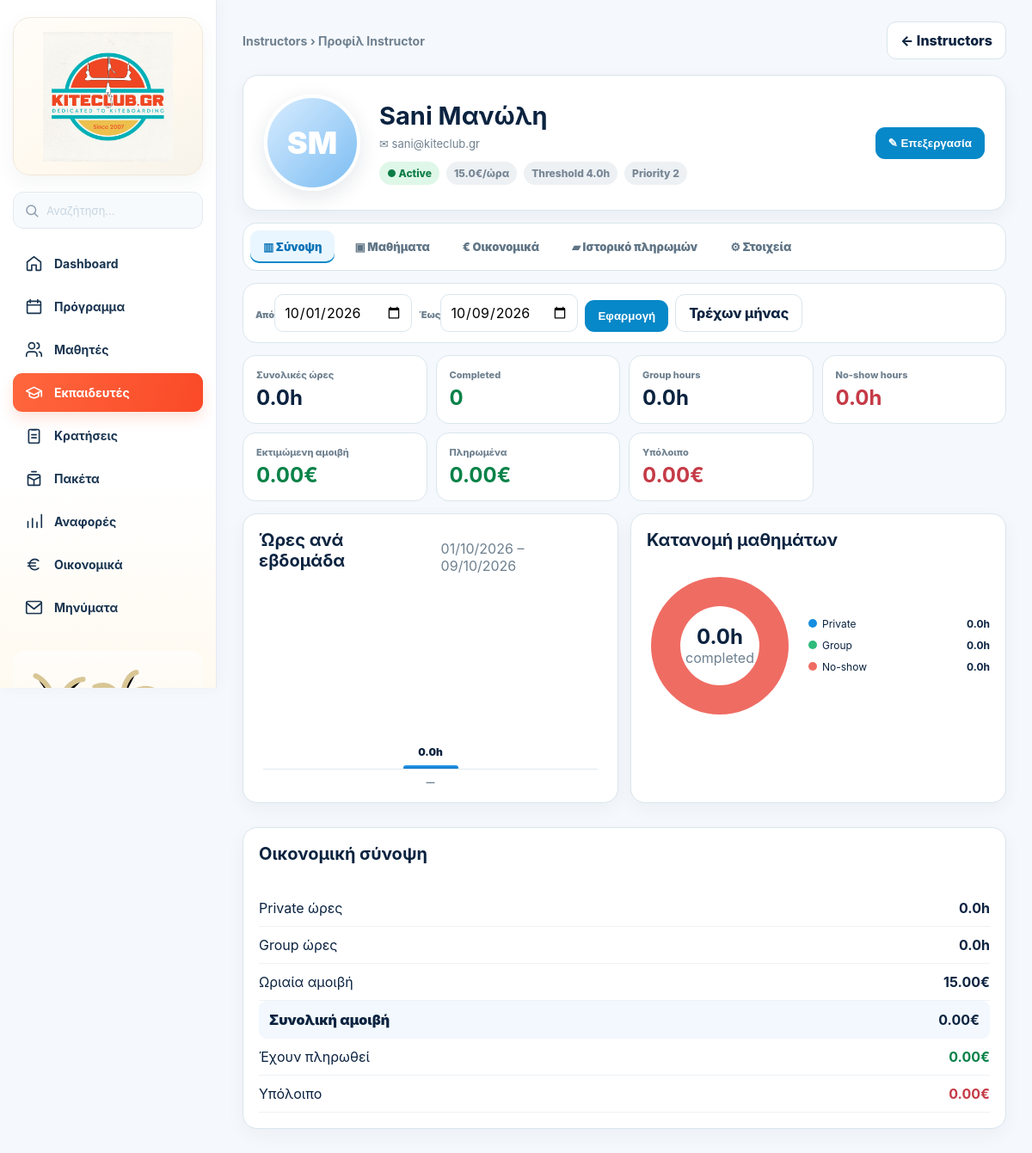
Page /admin/instructors/4 (signed in) on the committed database.
### tables this page shows
CREATE TABLE users(
      id INTEGER PRIMARY KEY, name TEXT, email TEXT UNIQUE, phone TEXT,
      role TEXT NOT NULL, password_hash TEXT NOT NULL, active INTEGER DEFAULT 1
    , profile_photo TEXT, surname TEXT, instagram TEXT);

CREATE TABLE instructors(
      user_id INTEGER PRIMARY KEY, hourly_rate REAL DEFAULT 15, priority INTEGER DEFAULT 1,
      activation_threshold REAL DEFAULT 4
    );

### app.py (the view, shortened to what this page needs)
@app.route("/admin/instructors/<int:instructor_id>", methods=["GET","POST"])
def admin_instructor_profile(instructor_id):
    u=current_user()
    if not u or u["role"]!="admin":
        return redirect(url_for("login"))
    con=db()
    inst=con.execute("""
      SELECT u.id,u.name,u.surname,u.instagram,u.email,u.phone,u.profile_photo,
             i.hourly_rate,i.activation_threshold,i.priority
      FROM users u JOIN instructors i ON i.user_id=u.id
      WHERE u.id=?
    """,(instructor_id,)).fetchone()
    if not inst:
        con.close()
        flash("Ο instructor δεν βρέθηκε.")
        return redirect(url_for("admin")+"#instructors")
    today_dt=datetime.now().date()
    default_from=today_dt.replace(day=1)
    raw_from=request.args.get("from","").strip()
    raw_to=request.args.get("to","").strip()
    try: period_from=datetime.strptime(raw_from,"%Y-%m-%d").date() if raw_from else default_from
    except ValueError: period_from=default_from
    try: period_to=datetime.strptime(raw_to,"%Y-%m-%d").date() if raw_to else today_dt
    except ValueError: period_to=today_dt
    if period_from>period_to: period_from,period_to=period_to,period_from
    pfrom=period_from.isoformat(); pto=period_to.isoformat()
    completed_hours=float(con.execute("""
      SELECT COALESCE(SUM(hours),0) h FROM instructor_hours
      WHERE instructor_id=? AND lesson_date BETWEEN ? AND ?
    """,(instructor_id,pfrom,pto)).fetchone()["h"] or 0)
    completed_lessons=int(con.execute("""
      SELECT COUNT(DISTINCT booking_id) n FROM instructor_hours
      WHERE instructor_id=? AND lesson_date BETWEEN ? AND ?
    """,(instructor_id,pfrom,pto)).fetchone()["n"] or 0)
    booking_report=con.execute("""
      SELECT b.id,b.status,b.duration,b.next_skill,sl.lesson_date,sl.start_time,sl.id slot_id,
             su.name student,su.surname student_surname,(CASE WHEN (SELECT COUNT(DISTINCT spp.skill_key) FROM student_skill_progress spp WHERE spp.student_id=su.id AND spp.status='mastered' AND spp.skill_key IN ('l1_theory','l1_trim','l1_control','l1_quick_release','l1_power_strike','l1_bodydrag','l2_control','l2_water_relaunch','l2_bodydrag','l2_self_rescue','l3_control','l3_bodydrag_downwind','l3_bodydrag_upwind','l3_bodydrag_board','l4_bodydrag','l4_waterstart','l4_keep_going','l4_upwind')) = 18 THEN 'Kiter' ELSE 'Beginner' END) AS level,
             COALESCE(day_sp.name,slot_sp.name) spot,
             (SELECT COUNT(*) FROM booking_participants bp WHERE bp.booking_id=b.id) participant_count,
             (SELECT GROUP_CONCAT(TRIM(pu.name || ' ' || COALESCE(pu.surname,'')), ' · ')
                FROM booking_participants bp2 JOIN users pu ON pu.id=bp2.student_id
               WHERE bp2.booking_id=b.id) participant_names
      FROM bookings b JOIN slots sl ON sl.id=b.slot_id
      JOIN users su ON su.id=b.student_id LEFT JOIN students st ON st.user_id=su.id
      JOIN spots slot_sp ON slot_sp.id=sl.spot_id LEFT JOIN day_spots ds ON ds.lesson_date=sl.lesson_date
      LEFT JOIN spots day_sp ON day_sp.id=ds.spot_id
      WHERE sl.instructor_id=? AND b.status NOT LIKE 'cancelled%' AND sl.lesson_date BETWEEN ? AND ?
      ORDER BY sl.lesson_date DESC,sl.start_time DESC
    """,(instructor_id,pfrom,pto)).fetchall()
    completed_report=[r for r in booking_report if r["status"]=="completed"]
    no_show_report=[r for r in booking_report if r["status"]=="no_show"]
    group_hours=float(con.execute("""
      SELECT COALESCE(SUM(x.duration),0) h FROM (
        SELECT sl.id, MAX(COALESCE(b.duration,1)) duration
        FROM slots sl JOIN bookings b ON b.slot_id=sl.id
        WHERE sl.instructor_id=? AND sl.lesson_date BETWEEN ? AND ?
          AND b.status='completed'
          AND (SELECT COUNT(*) FROM booking_participants bp WHERE bp.booking_id=b.id)>1
        GROUP BY sl.id
      ) x
    """,(instructor_id,pfrom,pto)).fetchone()["h"] or 0)
    no_show_hours=float(con.execute("""
      SELECT COALESCE(SUM(x.duration),0) h FROM (
        SELECT sl.id, MAX(COALESCE(b.duration,1)) duration
        FROM slots sl JOIN bookings b ON b.slot_id=sl.id
        WHERE sl.instructor_id=? AND sl.lesson_date BETWEEN ? AND ? AND b.status='no_show'
        GROUP BY sl.id
      ) x
    """,(instructor_id,pfrom,pto)).fetchone()["h"] or 0)
    payments=con.execute("SELECT * FROM instructor_payments WHERE instructor_id=? ORDER BY payment_date DESC,id DESC",(instructor_id,)).fetchall()
    period_payments=[r for r in payments if pfrom <= str(r["payment_date"])[:10] <= pto]
    total_earned=completed_hours*float(inst["hourly_rate"] or 0)
    total_paid=float(sum(float(r["amount"] or 0) for r in period_payments))
    balance=total_earned-total_paid
    hour_rows=con.execute("""
      SELECT lesson_date,COALESCE(SUM(hours),0) hours FROM instructor_hours
      WHERE instructor_id=? AND lesson_date BETWEEN ? AND ?
      GROUP BY lesson_date ORDER BY lesson_date
    """,(instructor_id,pfrom,pto)).fetchall()
    buckets={}
    for r in hour_rows:
        try: d=datetime.strptime(r["lesson_date"],"%Y-%m-%d").date()
        except Exception: continue
        monday=d-timedelta(days=d.weekday())
        buckets[monday]=buckets.get(monday,0.0)+float(r["hours"] or 0)
    weekly_hours=[]
    for monday,h in sorted(buckets.items()):
        sunday=monday+timedelta(days=6)
        weekly_hours.append({"label":f"{monday.strftime('%d/%m')}–{sunday.strftime('%d/%m')}","hours":round(h,1)})
    if not weekly_hours:
        weekly_hours=[{"label":"—","hours":0.0}]
    max_week=max([r["hours"] for r in weekly_hours] or [1]) or 1
    for r in weekly_hours: r["pct"]=round((r["hours"]/max_week)*100,1) if max_week else 0
    private_hours=max(0.0,completed_hours-group_hours)
    distribution=[
      {"label":"Private","hours":round(private_hours,1)},
      {"label":"Group","hours":round(group_hours,1)},
      {"label":"No-show","hours":round(no_show_hours,1)},
    ]
    con.close()
    return render_template(
      "admin_instructor_profile.html", instructor=inst,
      completed_hours=completed_hours, completed_lessons=completed_lessons,
      booking_report=booking_report, completed_report=completed_report, no_show_report=no_show_report,
      payments=payments, period_payments=period_payments,
      total_earned=total_earned,total_paid=total_paid,balance=balance,
      group_hours=group_hours,no_show_hours=no_show_hours,private_hours=private_hours,
      weekly_hours=weekly_hours,distribution=distribution,
      period_from=pfrom,period_to=pto,today=today_dt.isoformat()
    )

### app.py (called while the page is built)
def csrf_token():
    if "_csrf_token" not in session:
        session["_csrf_token"] = secrets.token_urlsafe(32)
    return session["_csrf_token"]

@app.before_request
def enforce_csrf():
    if request.method in ("POST", "PUT", "PATCH", "DELETE"):
        supplied = request.form.get("_csrf_token") or request.headers.get("X-CSRF-Token", "")
        expected = session.get("_csrf_token", "")
        if not supplied or not expected or not hmac.compare_digest(supplied, expected):
            abort(400, description="Invalid or missing security token. Refresh the page and try again.")

@app.after_request
def security_headers(response):
    response.headers["X-Content-Type-Options"] = "nosniff"
    response.headers["Referrer-Policy"] = "strict-origin-when-cross-origin"
    response.headers["X-Frame-Options"] = "DENY"
    response.headers["Permissions-Policy"] = "camera=(), microphone=(), geolocation=()"
    response.headers["Cache-Control"] = "no-store" if session.get("uid") else "no-cache"
    if request.is_secure:
        response.headers["Strict-Transport-Security"] = "max-age=31536000; includeSubDomains"
    return response

@app.template_filter("gr_date")
def gr_date(value):
    if not value:
        return ""
    try:
        return datetime.strptime(str(value)[:10], "%Y-%m-%d").strftime("%d/%m/%Y")
    except Exception:
        return value

def db():
    con = sqlite3.connect(DB, timeout=15)
    con.execute("PRAGMA busy_timeout=15000")
    con.row_factory = sqlite3.Row
    return con

def current_user():
    if not session.get("uid"): return None
    con=db()
    u=con.execute("SELECT * FROM users WHERE id=?",(session["uid"],)).fetchone()
    con.close()
    if u and not u["active"]:
        session.clear()
        return None
    if u:
        session["role"]=u["role"]
        session.permanent=True
    return u

@app.context_processor
def inject():
    me=current_user()
    unread=0
    if me:
        con=db()
        unread=con.execute("SELECT COUNT(*) n FROM messages WHERE recipient_id=? AND read_at IS NULL",(me["id"],)).fetchone()["n"]
        con.close()
    return {"me": me, "message_unread_count": unread, "booking_state_meta": booking_state_meta, "app_version": APP_VERSION}

### templates/admin_instructor_profile.html (shortened to what this page needs)
{% extends "base.html" %}{% block content %}
<link rel="stylesheet" href="{{url_for('static',filename='admin-shared.css')}}">
<div class="admin-shell">
  {% set admin_active='instructors' %}{% include '_admin_sidebar_static.html' %}
  <main class="admin-main">
    <div class="inst-profile">
      <div class="admin-page-head"><div class="admin-page-sub">Instructors › Προφίλ Instructor</div><a class="btn alt" href="{{url_for('admin')}}#instructors">← Instructors</a></div>
      <section class="card inst-hero">
        <div class="inst-avatar">{% if instructor.profile_photo %}<img src="{{url_for('static',filename=instructor.profile_photo)}}" alt="{{instructor.name}}">{% else %}{{instructor.name[:1]}}{{instructor.surname[:1] if instructor.surname else ''}}{% endif %}</div>
        <div><div class="hero-name"><h2>{{instructor.name}}{% if instructor.surname %} {{instructor.surname}}{% endif %}</h2></div><div class="hero-meta"><span>✉ {{instructor.email}}</span>{% if instructor.phone %}<span>☎ {{instructor.phone}}</span>{% endif %}{% if instructor.instagram %}<span>◎ {{instructor.instagram}}</span>{% endif %}</div><div class="hero-badges"><span class="badge ok">● Active</span><span class="badge off">{{instructor.hourly_rate}}€/ώρα</span><span class="badge off">Threshold {{instructor.activation_threshold}}h</span><span class="badge off">Priority {{instructor.priority}}</span></div></div>
        <button type="button" class="btn" data-tab-go="details">✎ Επεξεργασία</button>
      </section>
      <div class="inst-tabs"><button class="inst-tab active" data-tab="summary" type="button">▥ Σύνοψη</button><button class="inst-tab" data-tab="lessons" type="button">▣ Μαθήματα</button><button class="inst-tab" data-tab="financials" type="button">€ Οικονομικά</button><button class="inst-tab" data-tab="payments" type="button">▰ Ιστορικό πληρωμών</button><button class="inst-tab" data-tab="details" type="button">⚙ Στοιχεία</button></div>
      <form class="period-box" method="get"><div><label>Από</label><input type="date" name="from" value="{{period_from}}"></div><div><label>Έως</label><input type="date" name="to" value="{{period_to}}"></div><button class="btn" type="submit">Εφαρμογή</button><a class="btn alt" href="{{url_for('admin_instructor_profile',instructor_id=instructor.id)}}">Τρέχων μήνας</a></form>
      <section class="inst-pane active" data-pane="summary">
        <div class="kpis"><div class="kpi"><span>Συνολικές ώρες</span><b>{{'%.1f'|format(completed_hours)}}h</b></div><div class="kpi good"><span>Completed</span><b>{{completed_lessons}}</b></div><div class="kpi"><span>Group hours</span><b>{{'%.1f'|format(group_hours)}}h</b></div><div class="kpi bad"><span>No-show hours</span><b>{{'%.1f'|format(no_show_hours)}}h</b></div><div class="kpi good"><span>Εκτιμώμενη αμοιβή</span><b>{{'%.2f'|format(total_earned)}}€</b></div><div class="kpi good"><span>Πληρωμένα</span><b>{{'%.2f'|format(total_paid)}}€</b></div><div class="kpi bad"><span>Υπόλοιπο</span><b>{{'%.2f'|format(balance)}}€</b></div></div>
        {% set total_dist=(private_hours+group_hours+no_show_hours) if (private_hours+group_hours+no_show_hours)>0 else 1 %}{% set p1=(private_hours/total_dist*100)|round(1) %}{% set p2=((private_hours+group_hours)/total_dist*100)|round(1) %}
        <div class="dashboard-grid">
          <div class="section-card"><div class="section-head"><h2>Ώρες ανά εβδομάδα</h2><span class="muted">{{period_from|gr_date}} – {{period_to|gr_date}}</span></div><div class="bars">{% for w in weekly_hours %}<div class="bar-wrap"><div class="bar-track"><div class="bar" style="height:{{w.pct}}%"><span class="bar-value">{{w.hours}}h</span></div></div><div class="bar-label">{{w.label}}</div></div>{% endfor %}</div></div>
          <div class="section-card"><div class="section-head"><h2>Κατανομή μαθημάτων</h2></div><div class="donut-wrap"><div class="donut" style="--p1:{{p1}}%;--p2:{{p2}}%"><div class="donut-center"><b>{{'%.1f'|format(completed_hours)}}h</b><span class="muted">completed</span></div></div><div class="legend"><div class="legend-row"><span><i class="dot" style="background:#168ee0"></i>Private</span><b>{{'%.1f'|format(private_hours)}}h</b></div><div class="legend-row"><span><i class="dot" style="background:#2fbb7a"></i>Group</span><b>{{'%.1f'|format(group_hours)}}h</b></div><div class="legend-row"><span><i class="dot" style="background:#ef6c63"></i>No-show</span><b>{{'%.1f'|format(no_show_hours)}}h</b></div></div></div></div>
          <div class="section-card"><div class="section-head"><h2>Οικονομική σύνοψη</h2></div><div class="financial-list"><div class="financial-row"><span>Private ώρες</span><b>{{'%.1f'|format(private_hours)}}h</b></div><div class="financial-row"><span>Group ώρες</span><b>{{'%.1f'|format(group_hours)}}h</b></div><div class="financial-row"><span>Ωριαία αμοιβή</span><b>{{'%.2f'|format(instructor.hourly_rate)}}€</b></div><div class="financial-row total"><span>Συνολική αμοιβή</span><b>{{'%.2f'|format(total_earned)}}€</b></div><div class="financial-row paid"><span>Έχουν πληρωθεί</span><b>{{'%.2f'|format(total_paid)}}€</b></div><div class="financial-row balance"><span>Υπόλοιπο</span><b>{{'%.2f'|format(balance)}}€</b></div></div></div>
        </div>
      </section>
    </div>
  </main>
</div>
<link rel="stylesheet" href="{{url_for('static',filename='admin-v4.css')}}">
{% endblock %}

### static/admin-shared.css (style rules this page uses)
.admin-shell { min-height:100vh;display:grid;grid-template-columns:210px minmax(0,1fr);background:#f3f8fb }
.admin-main { min-width:0;padding:24px 30px 38px;width:100%;max-width:none;margin:0 }
.admin-page-head { display:flex;justify-content:space-between;gap:18px;align-items:center;flex-wrap:wrap;margin-bottom:18px }
.admin-page-sub { font-size:14px;color:var(--m);font-weight:700 }

### static/admin-v4.css (style rules this page uses)
.admin-shell { grid-template-columns:252px minmax(0,1fr)!important;background:#f5f8fc!important }
.admin-main { min-width:0!important;padding:25px 30px 42px!important;background:#f5f8fc!important }

### templates/base.html (style rules this page uses)
:root { --n:#0b2340;--b:#0788c8;--bg:#f3f8fb;--g:#dff7e8;--gt:#0c7c46;--r:#ffe3e6;--rt:#bd3541;--o:#fff0d6;--ot:#a86100;--l:#d9e6ee;--m:#6f8190 }
* { box-sizing:border-box }
body { margin:0;background:var(--bg);color:var(--n);font-family:Inter,system-ui,-apple-system,Segoe UI,sans-serif }
a { color:inherit }
.card { background:#fff;border:1px solid var(--l);border-radius:18px;padding:18px;box-shadow:0 7px 22px rgba(11,35,64,.05);margin-bottom:14px }
h2 { font-size:20px;margin-top:0 }
.muted { color:var(--m) }
.btn { border:0;border-radius:11px;padding:11px 15px;font-weight:800;cursor:pointer;background:var(--b);color:#fff;text-decoration:none;display:inline-block }
.btn.alt { background:#fff;color:var(--n);border:1px solid var(--l) }
.badge { display:inline-block;border-radius:999px;padding:6px 9px;font-size:12px;font-weight:800 }
.ok { background:var(--g);color:var(--gt) }
.bad { background:var(--r);color:var(--rt) }
.off { background:#edf1f4;color:#778695 }
input,select { padding:10px;border:1px solid var(--l);border-radius:10px;background:#fff;font:inherit }

### rows in the picture
users: name "S", surname "Μ", name "Sani", surname "Μανώλη", email "sani@kiteclub.gr"
instructors: hourly_rate "15.0", activation_threshold "4.0", priority "2", hourly_rate "15.00"

### other values in the picture
{{ '%.1f'|format(completed_hours) }} "0.0"
{{ completed_lessons }} "0"
{{ '%.1f'|format(group_hours) }} "0.0"
{{ '%.1f'|format(no_show_hours) }} "0.0"
{{ '%.2f'|format(total_earned) }} "0.00"
{{ '%.2f'|format(total_paid) }} "0.00"
{{ '%.2f'|format(balance) }} "0.00"
{{ period_from|gr_date }} "01/10/2026"
{{ period_to|gr_date }} "09/10/2026"
{{ w.hours }} "0.0"
{{ w.label }} "—"
{{ '%.1f'|format(private_hours) }} "0.0"
